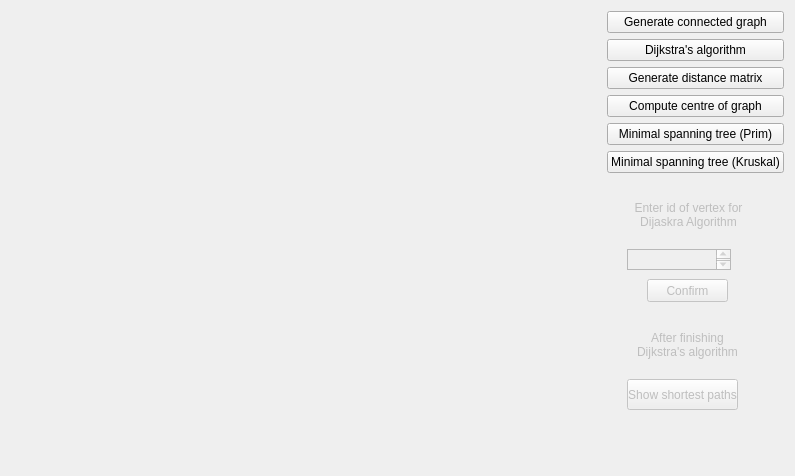
<?xml version="1.0" encoding="UTF-8"?>
<ui version="4.0">
 <class>MainWindow</class>
 <widget class="QMainWindow" name="MainWindow">
  <property name="geometry">
   <rect>
    <x>0</x>
    <y>0</y>
    <width>795</width>
    <height>476</height>
   </rect>
  </property>
  <property name="sizePolicy">
   <sizepolicy hsizetype="Expanding" vsizetype="Expanding">
    <horstretch>0</horstretch>
    <verstretch>0</verstretch>
   </sizepolicy>
  </property>
  <property name="minimumSize">
   <size>
    <width>600</width>
    <height>400</height>
   </size>
  </property>
  <property name="windowTitle">
   <string>MainWindow</string>
  </property>
  <widget class="QWidget" name="centralWidget">
   <property name="sizePolicy">
    <sizepolicy hsizetype="Expanding" vsizetype="Expanding">
     <horstretch>0</horstretch>
     <verstretch>0</verstretch>
    </sizepolicy>
   </property>
   <property name="minimumSize">
    <size>
     <width>400</width>
     <height>400</height>
    </size>
   </property>
   <layout class="QGridLayout" name="gridLayout_2">
    <item row="0" column="0">
     <layout class="QHBoxLayout" name="horizontalLayout">
      <property name="sizeConstraint">
       <enum>QLayout::SetMaximumSize</enum>
      </property>
      <item>
       <layout class="QVBoxLayout" name="verticalLayout_2">
        <item>
         <widget class="QWidget" name="widget" native="true">
          <property name="sizePolicy">
           <sizepolicy hsizetype="Expanding" vsizetype="Expanding">
            <horstretch>0</horstretch>
            <verstretch>0</verstretch>
           </sizepolicy>
          </property>
          <property name="minimumSize">
           <size>
            <width>0</width>
            <height>0</height>
           </size>
          </property>
         </widget>
        </item>
       </layout>
      </item>
      <item>
       <layout class="QVBoxLayout" name="verticalLayout">
        <item>
         <layout class="QVBoxLayout" name="verticalLayout_3">
          <item>
           <widget class="QPushButton" name="generateGraphButton">
            <property name="text">
             <string>Generate connected graph</string>
            </property>
            <property name="autoDefault">
             <bool>false</bool>
            </property>
            <property name="default">
             <bool>false</bool>
            </property>
            <property name="flat">
             <bool>false</bool>
            </property>
           </widget>
          </item>
          <item>
           <widget class="QPushButton" name="dijaskraButton">
            <property name="text">
             <string>Dijkstra's algorithm</string>
            </property>
           </widget>
          </item>
          <item>
           <widget class="QPushButton" name="matrixButton">
            <property name="text">
             <string>Generate distance matrix</string>
            </property>
           </widget>
          </item>
          <item>
           <widget class="QPushButton" name="centreButton">
            <property name="text">
             <string>Compute centre of graph</string>
            </property>
           </widget>
          </item>
          <item>
           <widget class="QPushButton" name="primButton">
            <property name="text">
             <string>Minimal spanning tree (Prim)</string>
            </property>
           </widget>
          </item>
          <item>
           <widget class="QPushButton" name="kruskalButton">
            <property name="text">
             <string>Minimal spanning tree (Kruskal)</string>
            </property>
           </widget>
          </item>
         </layout>
        </item>
        <item>
         <layout class="QVBoxLayout" name="verticalLayout_4">
          <item>
           <widget class="QWidget" name="widget_2" native="true">
            <property name="enabled">
             <bool>true</bool>
            </property>
            <property name="sizePolicy">
             <sizepolicy hsizetype="Preferred" vsizetype="Expanding">
              <horstretch>0</horstretch>
              <verstretch>0</verstretch>
             </sizepolicy>
            </property>
            <widget class="QWidget" name="widget_3" native="true">
             <property name="enabled">
              <bool>false</bool>
             </property>
             <property name="geometry">
              <rect>
               <x>10</x>
               <y>10</y>
               <width>141</width>
               <height>231</height>
              </rect>
             </property>
             <property name="sizePolicy">
              <sizepolicy hsizetype="Preferred" vsizetype="Preferred">
               <horstretch>0</horstretch>
               <verstretch>0</verstretch>
              </sizepolicy>
             </property>
             <widget class="QTextEdit" name="textEdit">
              <property name="geometry">
               <rect>
                <x>10</x>
                <y>60</y>
                <width>104</width>
                <height>21</height>
               </rect>
              </property>
             </widget>
             <widget class="QLabel" name="label">
              <property name="enabled">
               <bool>false</bool>
              </property>
              <property name="geometry">
               <rect>
                <x>16</x>
                <y>0</y>
                <width>111</width>
                <height>51</height>
               </rect>
              </property>
              <property name="font">
               <font>
                <weight>50</weight>
                <bold>false</bold>
                <kerning>true</kerning>
               </font>
              </property>
              <property name="text">
               <string>Enter id of vertex for Dijaskra Algorithm</string>
              </property>
              <property name="scaledContents">
               <bool>false</bool>
              </property>
              <property name="alignment">
               <set>Qt::AlignCenter</set>
              </property>
              <property name="wordWrap">
               <bool>true</bool>
              </property>
             </widget>
             <widget class="QPushButton" name="chooseDijaskraButton">
              <property name="geometry">
               <rect>
                <x>30</x>
                <y>90</y>
                <width>81</width>
                <height>23</height>
               </rect>
              </property>
              <property name="text">
               <string>Confirm</string>
              </property>
             </widget>
             <widget class="QLabel" name="label_2">
              <property name="enabled">
               <bool>false</bool>
              </property>
              <property name="geometry">
               <rect>
                <x>10</x>
                <y>130</y>
                <width>121</width>
                <height>51</height>
               </rect>
              </property>
              <property name="font">
               <font>
                <weight>50</weight>
                <bold>false</bold>
                <kerning>true</kerning>
               </font>
              </property>
              <property name="text">
               <string>After finishing Dijkstra's algorithm</string>
              </property>
              <property name="scaledContents">
               <bool>false</bool>
              </property>
              <property name="alignment">
               <set>Qt::AlignCenter</set>
              </property>
              <property name="wordWrap">
               <bool>true</bool>
              </property>
             </widget>
             <widget class="QPushButton" name="shortestPathButton">
              <property name="geometry">
               <rect>
                <x>10</x>
                <y>190</y>
                <width>111</width>
                <height>31</height>
               </rect>
              </property>
              <property name="text">
               <string>Show shortest paths</string>
              </property>
             </widget>
            </widget>
           </widget>
          </item>
         </layout>
        </item>
       </layout>
      </item>
     </layout>
    </item>
   </layout>
  </widget>
  <widget class="QMenuBar" name="menuBar">
   <property name="geometry">
    <rect>
     <x>0</x>
     <y>0</y>
     <width>795</width>
     <height>21</height>
    </rect>
   </property>
  </widget>
 </widget>
 <layoutdefault spacing="6" margin="11"/>
 <resources/>
 <connections/>
</ui>
